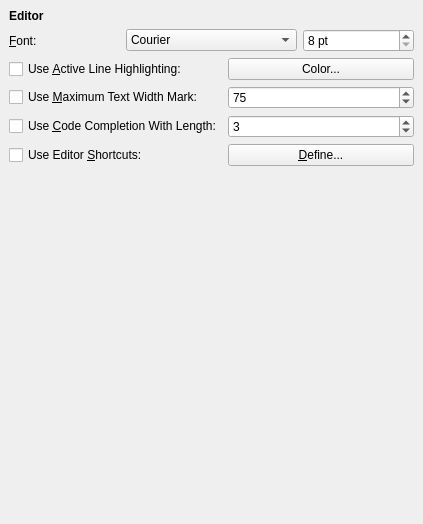
<?xml version="1.0" encoding="UTF-8"?>
<ui version="4.0">
 <class>PrefsEditorWidget</class>
 <widget class="QWidget" name="PrefsEditorWidget">
  <property name="geometry">
   <rect>
    <x>0</x>
    <y>0</y>
    <width>423</width>
    <height>524</height>
   </rect>
  </property>
  <layout class="QGridLayout">
   <property name="margin">
    <number>9</number>
   </property>
   <property name="spacing">
    <number>6</number>
   </property>
   <item row="0" column="0">
    <widget class="QLabel" name="titleLabel">
     <property name="font">
      <font>
       <weight>75</weight>
       <bold>true</bold>
      </font>
     </property>
     <property name="text">
      <string>Editor</string>
     </property>
    </widget>
   </item>
   <item row="1" column="0" colspan="2">
    <layout class="QHBoxLayout">
     <property name="spacing">
      <number>6</number>
     </property>
     <property name="margin">
      <number>0</number>
     </property>
     <item>
      <widget class="QLabel" name="label_5">
       <property name="text">
        <string>&amp;Font:</string>
       </property>
       <property name="buddy">
        <cstring>fontComboBox</cstring>
       </property>
      </widget>
     </item>
     <item>
      <widget class="QFontComboBox" name="fontComboBox">
       <property name="sizePolicy">
        <sizepolicy hsizetype="Fixed" vsizetype="Fixed">
         <horstretch>0</horstretch>
         <verstretch>0</verstretch>
        </sizepolicy>
       </property>
       <property name="editable">
        <bool>false</bool>
       </property>
       <property name="fontFilters">
        <set>QFontComboBox::MonospacedFonts</set>
       </property>
      </widget>
     </item>
     <item>
      <widget class="QSpinBox" name="fontSizeSpin">
       <property name="suffix">
        <string> pt</string>
       </property>
       <property name="minimum">
        <number>8</number>
       </property>
      </widget>
     </item>
    </layout>
   </item>
   <item row="2" column="0">
    <widget class="QCheckBox" name="useActiveHighlightCheckBox">
     <property name="text">
      <string>Use &amp;Active Line Highlighting:</string>
     </property>
    </widget>
   </item>
   <item row="2" column="1">
    <widget class="QPushButton" name="activeHighlightButton">
     <property name="text">
      <string>Color...</string>
     </property>
    </widget>
   </item>
   <item row="3" column="0">
    <widget class="QCheckBox" name="useTextWidthMarkCheckBox">
     <property name="text">
      <string>Use &amp;Maximum Text Width Mark:</string>
     </property>
    </widget>
   </item>
   <item row="3" column="1">
    <widget class="QSpinBox" name="textWidthMarkSpinBox">
     <property name="minimum">
      <number>1</number>
     </property>
     <property name="maximum">
      <number>139</number>
     </property>
     <property name="value">
      <number>75</number>
     </property>
    </widget>
   </item>
   <item row="4" column="0">
    <widget class="QCheckBox" name="useCompletionCheck">
     <property name="text">
      <string>Use &amp;Code Completion With Length:</string>
     </property>
    </widget>
   </item>
   <item row="4" column="1">
    <widget class="QSpinBox" name="completionLengthBox">
     <property name="minimum">
      <number>1</number>
     </property>
     <property name="value">
      <number>3</number>
     </property>
    </widget>
   </item>
   <item row="5" column="0">
    <widget class="QCheckBox" name="useShortcutsBox">
     <property name="text">
      <string>Use Editor &amp;Shortcuts:</string>
     </property>
    </widget>
   </item>
   <item row="5" column="1">
    <widget class="QPushButton" name="shortcutsButton">
     <property name="text">
      <string>&amp;Define...</string>
     </property>
    </widget>
   </item>
   <item row="6" column="0" colspan="2">
    <spacer>
     <property name="orientation">
      <enum>Qt::Vertical</enum>
     </property>
     <property name="sizeHint" stdset="0">
      <size>
       <width>381</width>
       <height>31</height>
      </size>
     </property>
    </spacer>
   </item>
  </layout>
 </widget>
 <resources/>
 <connections/>
</ui>
